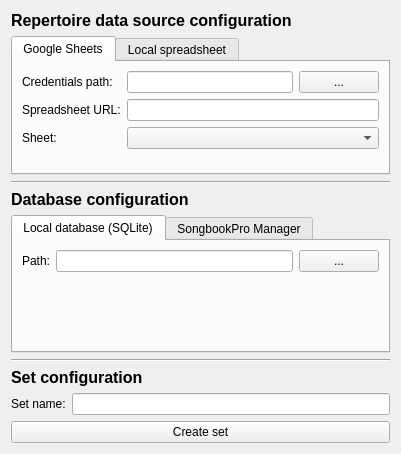
<?xml version="1.0" encoding="UTF-8"?>
<ui version="4.0">
 <class>SetCreator</class>
 <widget class="QWidget" name="SetCreator">
  <property name="geometry">
   <rect>
    <x>0</x>
    <y>0</y>
    <width>401</width>
    <height>454</height>
   </rect>
  </property>
  <property name="windowTitle">
   <string>Set Creator</string>
  </property>
  <layout class="QVBoxLayout" name="verticalLayout_5">
   <item>
    <layout class="QVBoxLayout" name="repertoireDataSourceSectionVerticalLayout">
     <item>
      <widget class="QLabel" name="repertoireDataSourceConfigurationLabel">
       <property name="styleSheet">
        <string notr="true">font-size: 16px; font-weight: bold;</string>
       </property>
       <property name="text">
        <string>Repertoire data source configuration</string>
       </property>
      </widget>
     </item>
     <item>
      <widget class="QTabWidget" name="repertoireTabWidget">
       <property name="currentIndex">
        <number>0</number>
       </property>
       <widget class="QWidget" name="googleSheetsTab">
        <attribute name="title">
         <string>Google Sheets</string>
        </attribute>
        <layout class="QVBoxLayout" name="verticalLayout_3">
         <item>
          <layout class="QFormLayout" name="googleSheetsFormLayout">
           <property name="labelAlignment">
            <set>Qt::AlignmentFlag::AlignLeading|Qt::AlignmentFlag::AlignLeft|Qt::AlignmentFlag::AlignVCenter</set>
           </property>
           <item row="0" column="0">
            <widget class="QLabel" name="credentialsPathLabel">
             <property name="text">
              <string>Credentials path:</string>
             </property>
            </widget>
           </item>
           <item row="0" column="1">
            <layout class="QHBoxLayout" name="horizontalLayout_5">
             <item>
              <widget class="QLineEdit" name="credentialsPathLineEdit"/>
             </item>
             <item>
              <widget class="QPushButton" name="browseCredentialsPushButton">
               <property name="baseSize">
                <size>
                 <width>30</width>
                 <height>0</height>
                </size>
               </property>
               <property name="text">
                <string>...</string>
               </property>
              </widget>
             </item>
            </layout>
           </item>
           <item row="1" column="0">
            <widget class="QLabel" name="spreadsheetURLLabel">
             <property name="text">
              <string>Spreadsheet URL:</string>
             </property>
            </widget>
           </item>
           <item row="1" column="1">
            <widget class="QLineEdit" name="spreadsheetURLLineEdit"/>
           </item>
           <item row="2" column="0">
            <widget class="QLabel" name="googleSheetLabel">
             <property name="text">
              <string>Sheet:</string>
             </property>
            </widget>
           </item>
           <item row="2" column="1">
            <widget class="QComboBox" name="googleSheetComboBox">
             <property name="sizePolicy">
              <sizepolicy hsizetype="Expanding" vsizetype="Fixed">
               <horstretch>0</horstretch>
               <verstretch>0</verstretch>
              </sizepolicy>
             </property>
            </widget>
           </item>
          </layout>
         </item>
        </layout>
       </widget>
       <widget class="QWidget" name="localSpreadsheetTab">
        <attribute name="title">
         <string>Local spreadsheet</string>
        </attribute>
        <layout class="QVBoxLayout" name="verticalLayout_2">
         <item>
          <layout class="QFormLayout" name="localSpreadsheetFormLayout">
           <property name="labelAlignment">
            <set>Qt::AlignmentFlag::AlignLeading|Qt::AlignmentFlag::AlignLeft|Qt::AlignmentFlag::AlignVCenter</set>
           </property>
           <item row="0" column="0">
            <widget class="QLabel" name="spreadsheetPathLabel">
             <property name="text">
              <string>Spreadsheet path:</string>
             </property>
            </widget>
           </item>
           <item row="0" column="1">
            <layout class="QHBoxLayout" name="horizontalLayout_4">
             <item>
              <widget class="QLineEdit" name="spreadsheetPathLineEdit"/>
             </item>
             <item>
              <widget class="QPushButton" name="browseSpreadsheetsPushButton">
               <property name="text">
                <string>...</string>
               </property>
              </widget>
             </item>
            </layout>
           </item>
           <item row="1" column="0">
            <widget class="QLabel" name="localSheetLabel">
             <property name="text">
              <string>Sheet:</string>
             </property>
            </widget>
           </item>
           <item row="1" column="1">
            <widget class="QComboBox" name="localSheetComboBox">
             <property name="sizePolicy">
              <sizepolicy hsizetype="Expanding" vsizetype="Fixed">
               <horstretch>0</horstretch>
               <verstretch>0</verstretch>
              </sizepolicy>
             </property>
            </widget>
           </item>
          </layout>
         </item>
        </layout>
       </widget>
      </widget>
     </item>
    </layout>
   </item>
   <item>
    <widget class="Line" name="firstLine">
     <property name="orientation">
      <enum>Qt::Orientation::Horizontal</enum>
     </property>
    </widget>
   </item>
   <item>
    <layout class="QVBoxLayout" name="databaseConfigurationSectionVerticalLayout">
     <item>
      <widget class="QLabel" name="databaseConfigurationLabel">
       <property name="styleSheet">
        <string notr="true">font-size: 16px; font-weight: bold;</string>
       </property>
       <property name="text">
        <string>Database configuration</string>
       </property>
      </widget>
     </item>
     <item>
      <widget class="QTabWidget" name="databaseTabWidget">
       <property name="currentIndex">
        <number>0</number>
       </property>
       <widget class="QWidget" name="localDatabaseTab">
        <attribute name="title">
         <string>Local database (SQLite)</string>
        </attribute>
        <layout class="QVBoxLayout" name="verticalLayout">
         <item>
          <layout class="QFormLayout" name="localDatabaseFormLayout">
           <item row="0" column="0">
            <widget class="QLabel" name="databasePathLabel">
             <property name="text">
              <string>Path:</string>
             </property>
            </widget>
           </item>
           <item row="0" column="1">
            <layout class="QHBoxLayout" name="localDatabasePathHorizontalLayout">
             <item>
              <widget class="QLineEdit" name="localDatabasePathLineEdit"/>
             </item>
             <item>
              <widget class="QPushButton" name="browseLocalDatabasePushButton">
               <property name="text">
                <string>...</string>
               </property>
              </widget>
             </item>
            </layout>
           </item>
          </layout>
         </item>
        </layout>
       </widget>
       <widget class="QWidget" name="songbookProManagerTab">
        <attribute name="title">
         <string>SongbookPro Manager</string>
        </attribute>
        <layout class="QVBoxLayout" name="verticalLayout_4">
         <item>
          <layout class="QFormLayout" name="songbookProManagerFormLayout">
           <item row="0" column="0">
            <widget class="QLabel" name="songbookProManagerURLLabel">
             <property name="text">
              <string>URL:</string>
             </property>
            </widget>
           </item>
           <item row="0" column="1">
            <layout class="QHBoxLayout" name="urlHorizontalLayout">
             <item>
              <widget class="QLabel" name="httpLabel">
               <property name="text">
                <string>http://</string>
               </property>
              </widget>
             </item>
             <item>
              <widget class="QLineEdit" name="ipAddressLineEdit"/>
             </item>
             <item>
              <widget class="QLabel" name="colonLabel">
               <property name="text">
                <string>:</string>
               </property>
              </widget>
             </item>
             <item>
              <widget class="QLineEdit" name="portLineEdit"/>
             </item>
            </layout>
           </item>
          </layout>
         </item>
        </layout>
       </widget>
      </widget>
     </item>
    </layout>
   </item>
   <item>
    <widget class="Line" name="secondLine">
     <property name="orientation">
      <enum>Qt::Orientation::Horizontal</enum>
     </property>
    </widget>
   </item>
   <item>
    <layout class="QVBoxLayout" name="setConfigurationSectionVerticalLayout">
     <item>
      <widget class="QLabel" name="databaseConfigurationLabel">
       <property name="styleSheet">
        <string notr="true">font-size: 16px; font-weight: bold;</string>
       </property>
       <property name="text">
        <string>Set configuration</string>
       </property>
      </widget>
     </item>
     <item>
      <layout class="QFormLayout" name="setConfigurationFormLayout">
       <item row="0" column="0">
        <widget class="QLabel" name="setNameLabel">
         <property name="text">
          <string>Set name:</string>
         </property>
        </widget>
       </item>
       <item row="0" column="1">
        <widget class="QLineEdit" name="setNameLineEdit"/>
       </item>
      </layout>
     </item>
    </layout>
   </item>
   <item>
    <widget class="QPushButton" name="createSetpushButton">
     <property name="text">
      <string>Create set</string>
     </property>
    </widget>
   </item>
  </layout>
 </widget>
 <resources/>
 <connections/>
</ui>
